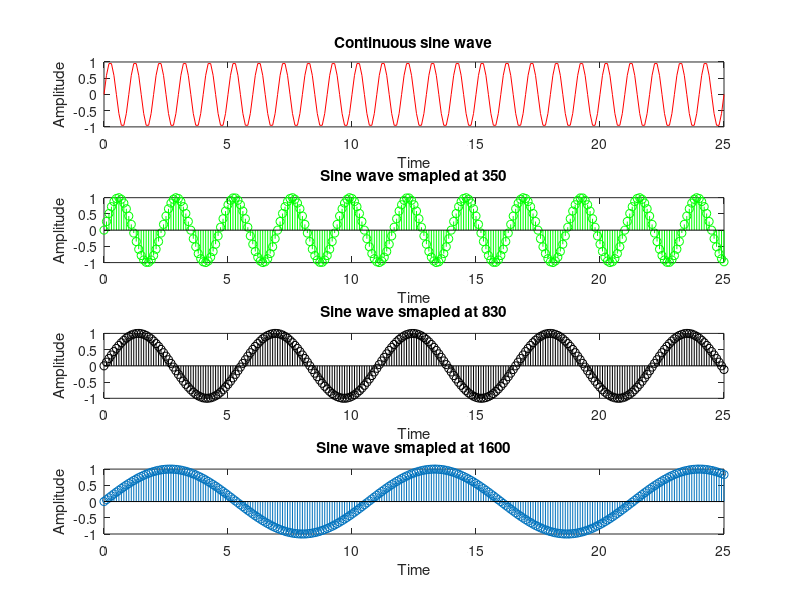

The MATLAB source for this figure:
clc;
clear all;
close all;

t1=0:0.1:25;
f=150;
fs1=350;
fs2=830;
fs3=1600;
X=sin(2*pi*f*t1/f);
subplot(4,1,1)
plot(t1,X,'red');
xlabel('Time');
ylabel('Amplitude');
title('Continuous sine wave');
 
Y=sin(2*pi*f*t1/fs1);
subplot(4,1,2)
stem(t1,Y,'green');
xlabel('Time');
ylabel('Amplitude');
title('Sine wave smapled at 350');
Y=sin(2*pi*f*t1/fs2);
subplot(4,1,3)
stem(t1,Y,'black');
xlabel('Time');
ylabel('Amplitude');
title('Sine wave smapled at 830');
Y=sin(2*pi*f*t1/fs3);
subplot(4,1,4)
stem(t1,Y);
xlabel('Time');
ylabel('Amplitude');
title('Sine wave smapled at 1600');